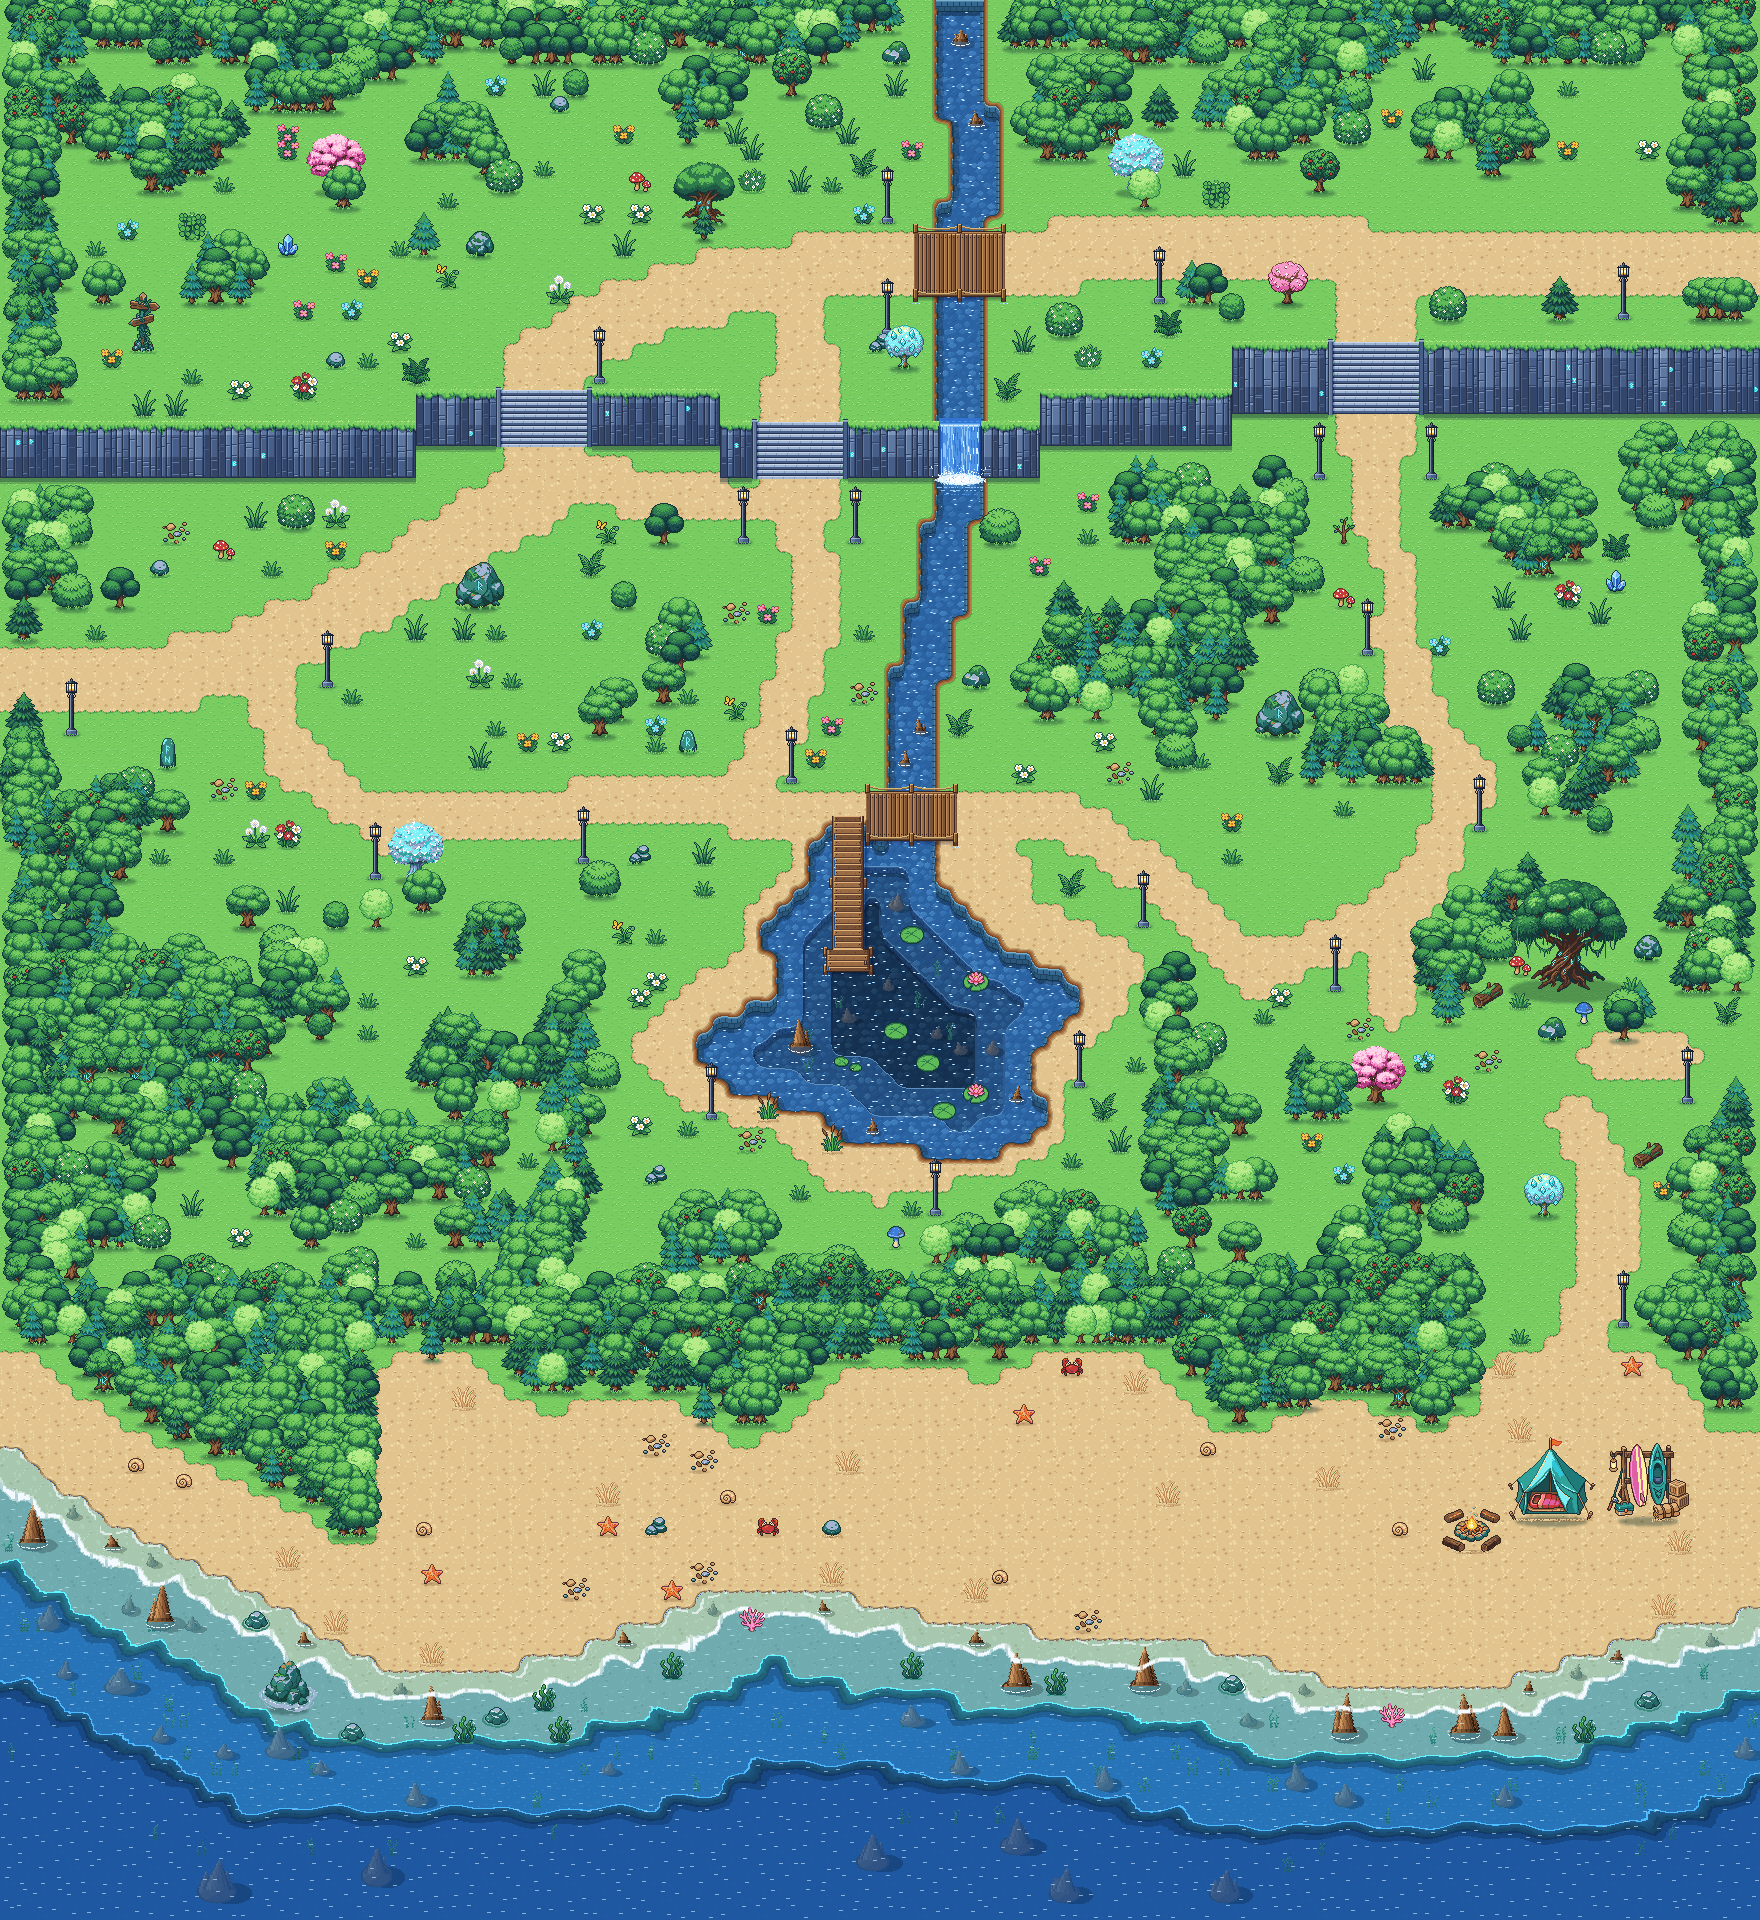

The image is a tile-based game level rendered from a .tmx file. Its description and source (layers, tilesets, objects; grid data summarised) follow:
An orthogonal 110x120 tile map with 16x16 px tiles, 2 tile layers (Boden, Ueberlagerung), 1 hidden layer not drawn, 3 tilesets.

<map version="1.10" orientation="orthogonal" renderorder="right-down" width="110" height="120" tilewidth="16" tileheight="16" infinite="0" nextlayerid="5" nextobjectid="1">
 <tileset firstgid="1" name="boden" tilewidth="16" tileheight="16" tilecount="6451" columns="64">
  <image source="boden_tiles.png" width="1024" height="1616" />
 </tileset>
 <tileset firstgid="6452" name="ueberlagerung" tilewidth="16" tileheight="16" tilecount="2716" columns="64">
  <image source="ueberlagerung_tiles.png" width="1024" height="688" />
 </tileset>
 <tileset firstgid="9168" name="kollision" tilewidth="16" tileheight="16" tilecount="3" columns="3">
  <image source="kollision_tiles.png" width="48" height="16" />
 </tileset>
 <layer id="1" name="Boden" width="110" height="120">
  <data>[13200 cells, 13200 non-empty, 6451 distinct tile ids]</data>
 </layer>
 <objectgroup id="2" name="Spieler" />
 <layer id="3" name="Ueberlagerung" width="110" height="120">
  <data>[13200 cells, 4233 non-empty, 2716 distinct tile ids]</data>
 </layer>
 <layer id="4" name="Kollision" width="110" height="120" opacity="0.45" visible="0">
  <data>[13200 cells, 13200 non-empty, 3 distinct tile ids]</data>
 </layer>
</map>
